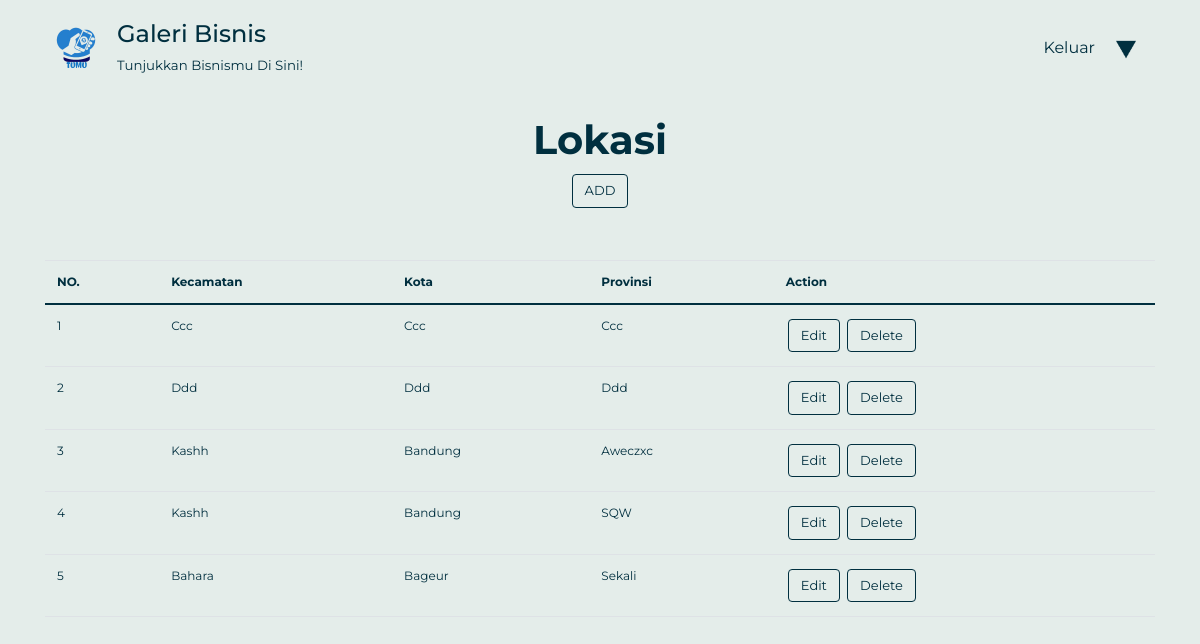
/dashboard.php?p=lokasilist (signed in), run on an earlier commit of the app's database.
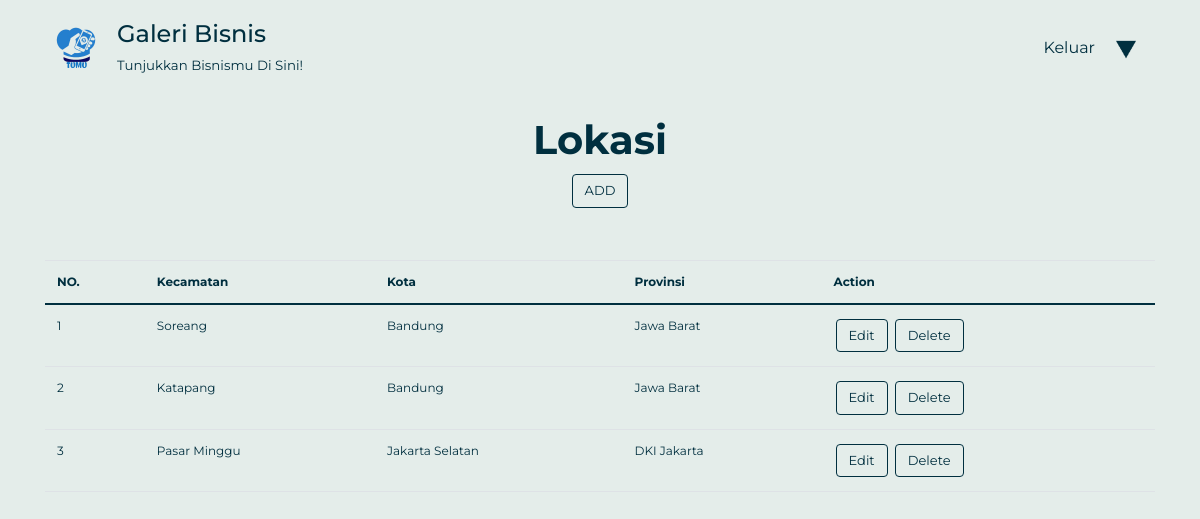
And on a later commit of the database.
### tables this page shows
CREATE TABLE `lokasi` (
  `id_lokasi` int(11) NOT NULL,
  `kecamatan` varchar(30) NOT NULL,
  `kota` varchar(30) NOT NULL,
  `provinsi` varchar(30) NOT NULL
);

### connection.php (called while the page is built, shortened)
<?php
class Connection{
   private $host = "localhost";
   private $struser = "root";
   private $strpassword = "";
   private $dbname = "galeribisnis2";
	function connect(){
	    $conn = mysqli_connect($this->host,$this->struser, $this->strpassword);
	 	mysqli_select_db($conn, $this->dbname);
		$this->connection = $conn;
	}
}
?>

### class/class.Lokasi.php (called while the page is built, shortened)
<?php
class Lokasi extends Connection{
    public function __get($atribute)
    {
        if (property_exists($this, $atribute)) {
            return $this->$atribute;
        }
    }
    public function SelectAllLokasi()
    {
        $sql = "SELECT * FROM lokasi";
        $result = mysqli_query($this->connection, $sql);
        $arrResult = array();
        $cnt = 0;
        if (mysqli_num_rows($result) > 0) {
            while ($data = mysqli_fetch_array($result)) {
                $objLokasi = new Lokasi();
                $objLokasi->id_lokasi = $data['id_lokasi'];
                $objLokasi->kecamatan = $data['kecamatan'];
                $objLokasi->kota = $data['kota'];
                $objLokasi->provinsi = $data['provinsi'];
                $arrResult[$cnt] = $objLokasi;
                $cnt++;
            }
        }
        return $arrResult;
    }
}
?>

### pages/lokasilist.php (the view)
<div class="container lokasilist">
    <div class="text-center">
        <h1 class="judul"><strong>Lokasi</strong></h1>
        <a class="btn add" #id="addButton" href="dashboard.php?p=lokasi">ADD</a>
    </div>
    <table class="table">
        <thead>
            <tr>
                <th>NO.</th>
                <th>Kecamatan</th>
                <th>Kota</th>
                <th>Provinsi</th>
                <th>action</th>
            </tr>
        </thead>
        <?php
        require_once('./class/class.Lokasi.php');
        $objLokasi = new Lokasi();
        $arrayResult = $objLokasi->SelectAllLokasi();
        if (count($arrayResult) == 0) {
            echo '<tr><td colspan="5">Tidak ada data!</td></tr>';
        } else {
            $no = 1;
            foreach ($arrayResult as $dataLokasi) {
                echo '<tr>';
                echo '<td>' . $no . '</td>';
                echo '<td>' . $dataLokasi->kecamatan . '</td>';
                echo '<td>' . $dataLokasi->kota . '</td>';
                echo '<td>' . $dataLokasi->provinsi . '</td>';
                echo '<td>
                <a class="btn"href="?p=lokasi&id_lokasi='.$dataLokasi->id_lokasi.'"> Edit </a>
                <a class="btn"href="?p=delete-lokasi&id_lokasi='.$dataLokasi->id_lokasi.'"
                onclick="return confirm(\'Apakah anda yakin ingin menghapus?\')"> Delete </a></td>';
                echo '</tr>';
                $no++;
            }
        }
        ?>
    </table>
</div>

### dashboard.php (shortened to what this page needs)
<?php
    require("connection.php");
?>
<!DOCTYPE html>
<html lang="en">
<head>
    <link rel="stylesheet" href="StyleIndex.css?v=<?php echo time(); ?>">
    <link href="https://cdn.jsdelivr.net/npm/bootstrap@5.0.0-beta3/dist/css/bootstrap.min.css" rel="stylesheet">
     <link rel="stylesheet" href="https://maxcdn.bootstrapcdn.com/bootstrap/4.5.2/css/bootstrap.min.css">
</head>
<body class="all">
    <div class="header">
        <nav class="navbar navbar-expand-lg navbar-light bg-transparent" >
            <div class="container-fluid">
                <a class="navbar-brand" href="?p=GaleriBisnis"><img src="./gambar/logo.png" alt="logo" style="width: 50px; margin-left:20px;"></a>
                <div class="judul-navbar">
                    <h4 class="galeribisnis-navbar">galeri bisnis</h4>
                    <div class="tagline-navbar">tunjukkan bisnismu di sini!</div>
                </div>
                <div class="collapse navbar-collapse ml-auto justify-content-end " id="navbarNavAltMarkup">
                    <div class="navbar-nav ">
                <?php
                    if(isset($_SESSION["role"])){
                        if($_SESSION["role"]=="admin"){
                ?>
                            <a class="nav-link " style="color: #002f3f;"href="?p=logout">Keluar</a>
                            <div class="btn-group">
                                <button type="button" class="btn" data-bs-display="static" data-bs-toggle="dropdown" aria-expanded="false">
                                    <img src="./gambar/aa.jpg" style="width:20px; height:20px;">
                                </button>
                            </div>
                <?php
                        }
                    }
                ?>
                    </div>
                </div>
            </div>
        </nav>
    </div>
    <div class="isi">
        <?php
            $pages_dir = 'pages';
            if (!empty($_GET['p'])) {
                $pages = scandir($pages_dir, 0);
                unset($pages[0], $pages[1]);
                $p = $_GET['p'];
                if (in_array($p . '.php', $pages)) {
                    include($pages_dir . '/' . $p .  '.php');
                } else {
                    echo "Halaman Tidak Ditemukan";
                }
            }
            else {
                include "./pages/GaleriBisnis.php";
            }
        ?>
    </div>
</body>
</html>

### StyleIndex.css (style rules this page uses)
.all { background-color: #e4edea; font-family: montserrat, sans-serif; text-transform: capitalize; color: #002f3f; }
.all table { font-size: 12px; }
.navbar { background-color: #e4edea; top: 10px; }
.tagline-navbar { font-size: smaller; }
.collapse { margin-right: 20px; }
.table td { color:#002f3f; }
.table tr { color:#002f3f; }
.lokasilist .judul { color: #002f3f; margin-top: 40px; }
.lokasilist .add { margin-top: 10px; }
.lokasilist .table { margin-top: 50px; }
.lokasilist .table th { color:#002f3f; }
.lokasilist td { color:#002f3f; }
.lokasilist tr { color:#002f3f; }
.lokasilist .btn { background-color: #e4edea; color:#002f3f; font-weight: 400; font-size: 13px; border-color: #002f3f; margin: 2px; }

What changed in the data, as far as the page shows it:
removed lokasi: kecamatan "Ccc", kota "Ccc", provinsi "Ccc"
removed lokasi: kecamatan "Ddd", kota "Ddd", provinsi "Ddd"
removed lokasi: kecamatan "Kashh", kota "Bandung", provinsi "Aweczxc"
removed lokasi: kecamatan "Kashh", kota "Bandung", provinsi "SQW"
removed lokasi: kecamatan "Bahara", kota "Bageur", provinsi "Sekali"
added lokasi: kecamatan "Soreang", kota "Bandung", provinsi "Jawa Barat"
added lokasi: kecamatan "Katapang", kota "Bandung", provinsi "Jawa Barat"
added lokasi: kecamatan "Pasar Minggu", kota "Jakarta Selatan", provinsi "DKI Jakarta"
